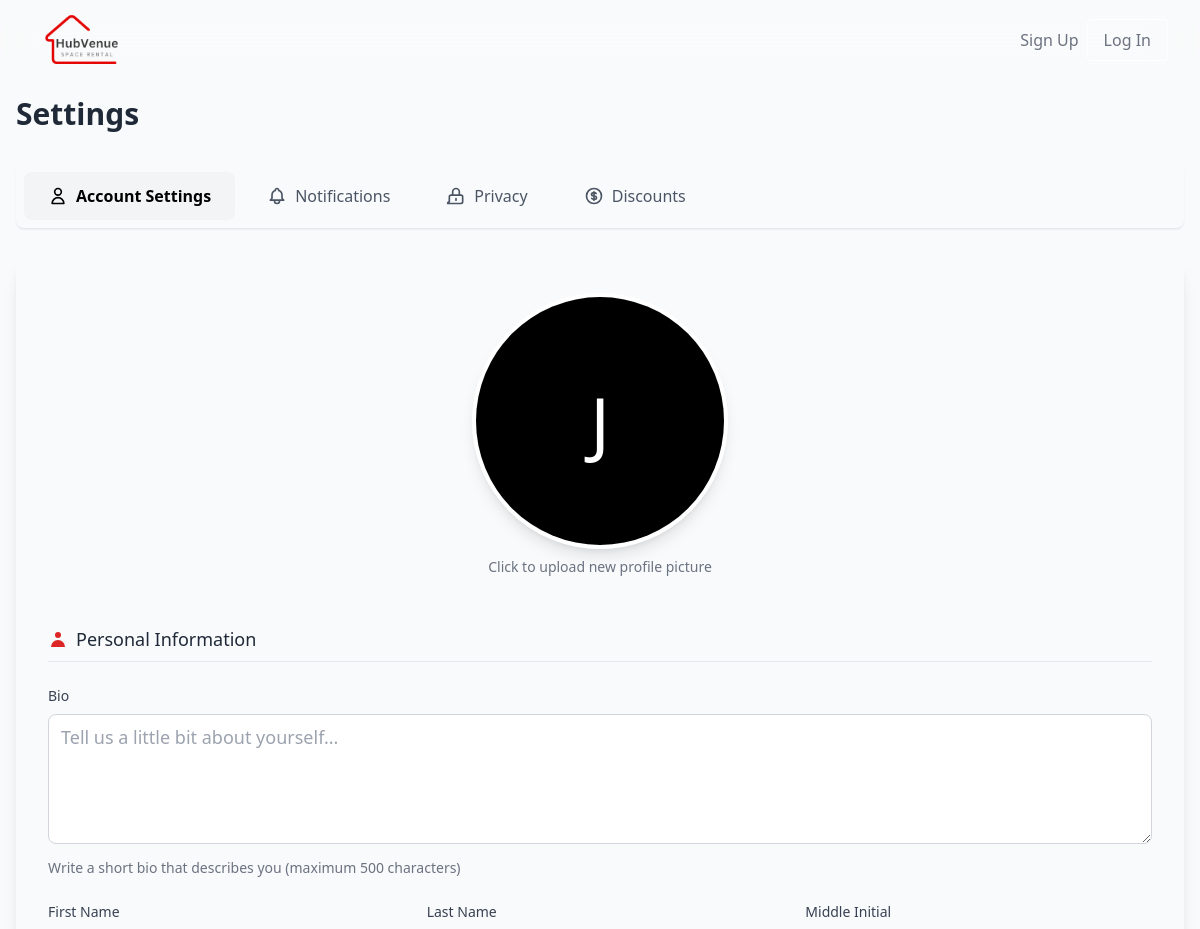
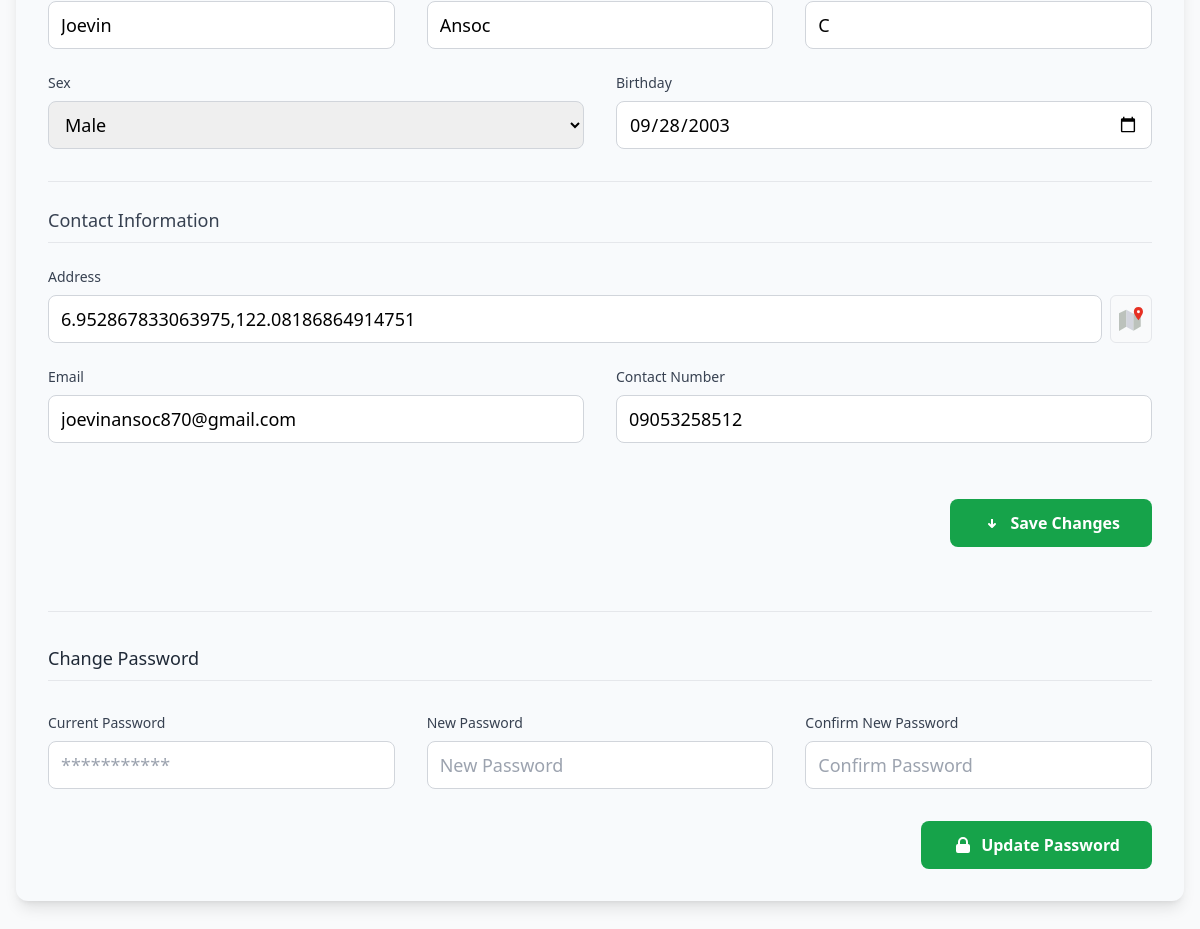
The page /settings.php on the database its author committed (2 pictures, top to bottom).
### tables this page shows
CREATE TABLE `users` (
  `id` int(11) NOT NULL,
  `firstname` varchar(50) NOT NULL,
  `lastname` varchar(50) NOT NULL,
  `middlename` varchar(50) DEFAULT NULL,
  `sex_id` int(11) NOT NULL,
  `user_type_id` int(11) NOT NULL,
  `birthdate` date NOT NULL,
  `contact_number` varchar(50) NOT NULL,
  `address` varchar(255) NOT NULL,
  `profile_pic` text DEFAULT NULL,
  `bio` text DEFAULT NULL,
  `email` varchar(50) NOT NULL,
  `password` varchar(255) NOT NULL,
  `is_Verified` enum('Verified','Not Verified') NOT NULL DEFAULT 'Not Verified',
  `verification_Token` text NOT NULL,
  `remember_token` text DEFAULT NULL,
  `token_expiry` datetime DEFAULT NULL,
  `reset_token` text DEFAULT NULL,
  `reset_token_expiry` datetime DEFAULT NULL,
  `created_at` timestamp NOT NULL DEFAULT current_timestamp(),
  `updated_at` timestamp NOT NULL DEFAULT current_timestamp() ON UPDATE current_timestamp()
);

CREATE TABLE `sex_sub` (
  `id` int(11) NOT NULL,
  `name` varchar(50) NOT NULL
);

### settings.php (the view, shortened to what the rows shown need)
<?php
require_once './classes/account.class.php';
require_once './api/coorAddressVerify.api.php';
$accountObj = new Account();
$USER_ID = isset($_SESSION['user']) ? $_SESSION['user'] : null;
$user = $accountObj->getUser($USER_ID);
$address = getAddressByCoordinates($user['address']);
?>
<!DOCTYPE html>
<html lang="en">
<head>
    <link rel="stylesheet" href="./output.css">
    <link href="https://cdnjs.cloudflare.com/ajax/libs/font-awesome/5.15.3/css/all.min.css" rel="stylesheet" />
    <link rel="stylesheet" href="https://unpkg.com/leaflet@1.9.4/dist/leaflet.css" />
</head>
<body class="bg-gray-50">
    <main class="w-full px-4 py-8 min-h-screen">
        <div class="max-w-7xl mt-16 mx-auto">
            <h1 class="text-3xl font-bold mb-8 text-gray-800">Settings</h1>
            <div class="bg-slate-50 rounded-xl shadow-lg p-8">
                <div id="account-settings"
                    class="transition-all duration-200 ease-in-out transform opacity-100 translate-x-0">
                    <div class="max-w-7xl mx-auto">
                        <form class="space-y-8" id="updateUserInfoForm">
                            <div class="mb-12 flex flex-col items-center">
                                <div class="relative group">
                                    <div class="w-64 h-64 rounded-full overflow-hidden border-4 border-white shadow-lg">
                                        <?php
                                        if ($user['profile_pic'] == null) {
                                            echo '<div id="profilePlaceholder" class="h-full w-full object-cover text-7xl bg-black text-white flex items-center justify-center">';
                                            echo htmlspecialchars($user["firstname"][0]);
                                            echo '</div>';
                                        } else {
                                            echo '<img id="settingsProfileImage" name="profile_image" src="./' . htmlspecialchars($user["profile_pic"]) . '" alt="Profile Picture" class="w-full h-full object-cover">';
                                        }
                                        ?>
                                    </div>
                                </div>
                            </div>
                            <div class="space-y-6">
                                <div class="grid grid-cols-1 lg:grid-cols-3 gap-8">
                                    <div class="space-y-2">
                                        <label class="block text-sm font-medium text-gray-700">First Name</label>
                                        <input type="text" name="firstname"
                                            value="<?php echo htmlspecialchars($user['firstname']); ?>"
                                            class="w-full h-12 px-3 py-2 text-lg border border-gray-300 rounded-lg focus:outline-none focus:ring-2 focus:ring-black focus:border-black transition-colors">
                                    </div>
                                    <div class="space-y-2">
                                        <label class="block text-sm font-medium text-gray-700">Last Name</label>
                                        <input type="text" name="lastname"
                                            value="<?php echo htmlspecialchars($user['lastname']); ?>"
                                            class="w-full h-12 px-3 py-2 text-lg border border-gray-300 rounded-lg focus:outline-none focus:ring-2 focus:ring-black focus:border-black transition-colors">
                                    </div>
                                    <div class="space-y-2">
                                        <label class="block text-sm font-medium text-gray-700">Middle Initial</label>
                                        <input type="text" name="middlename"
                                            value="<?php echo htmlspecialchars($user['middlename']); ?>"
                                            class="w-full h-12 px-3 py-2 text-lg border border-gray-300 rounded-lg focus:outline-none focus:ring-2 focus:ring-black focus:border-black transition-colors">
                                    </div>
                                </div>
                                <div class="grid grid-cols-1 lg:grid-cols-2 gap-8">
                                    <div class="space-y-2">
                                        <label class="block text-sm font-medium text-gray-700">Sex</label>
                                        <select name="sex"
                                            class="w-full h-12 px-3 py-2 text-lg border border-gray-300 rounded-lg focus:outline-none focus:ring-2 focus:ring-black focus:border-black transition-colors">
                                            <option value="Male" <?php echo htmlspecialchars($user['sex']) === "Male" ? "selected" : ""; ?>>Male</option>
                                        </select>
                                    </div>
                                    <div class="space-y-2">
                                        <label class="block text-sm font-medium text-gray-700">Birthday</label>
                                        <input type="date" name="birthdate"
                                            value="<?php echo htmlspecialchars($user['birthdate']); ?>"
                                            class="w-full h-12 px-3 py-2 text-lg border border-gray-300 rounded-lg focus:outline-none focus:ring-2 focus:ring-black focus:border-black transition-colors">
                                    </div>
                                </div>
                            </div>
                            <div class="space-y-6 pt-6 border-t">
                                <div class="space-y-2">
                                    <div class="flex gap-2">
                                        <input type="text" name="address" id="address" readonly
                                            value="<?php echo htmlspecialchars($address); ?>"
                                            class="w-full h-12 px-3 py-2 text-lg border border-gray-300 rounded-lg focus:outline-none focus:ring-2 focus:ring-black focus:border-black transition-colors"
                                            placeholder="Enter your address">
                                        <button id="maps-button"
                                            class=" border bg-gray-50 hover:bg-gray-100 duration-150 p-2 rounded-md">
                                        </button> </button>
                                    </div>
                                </div>
                                <div class="grid grid-cols-1 lg:grid-cols-2 gap-8">
                                    <div class="space-y-2">
                                        <label class="block text-sm font-medium text-gray-700">Email</label>
                                        <input type="email" name="email"
                                            value="<?php echo htmlspecialchars($user['email']); ?>"
                                            class="w-full h-12 px-3 py-2 text-lg border border-gray-300 rounded-lg focus:outline-none focus:ring-2 focus:ring-black focus:border-black transition-colors"
                                            placeholder="your.email@example.com">
                                    </div>
                                    <div class="space-y-2">
                                        <label class="block text-sm font-medium text-gray-700">Contact Number</label>
                                        <input type="tel" name="contact"
                                            value="<?php echo htmlspecialchars($user['contact_number']); ?>"
                                            class="w-full h-12 px-3 py-2 text-lg border border-gray-300 rounded-lg focus:outline-none focus:ring-2 focus:ring-black focus:border-black transition-colors"
                                            placeholder="09XX XXX XXXX">
                                    </div>
                                </div>
                            </div>
                        </form>
                    </div>
                </div>
            </div>
        </div>
    </main>
</body>
</html>

### rows shown on the page
users: firstname "J", firstname "Joevin", lastname "Ansoc", middlename "C", birthdate "09/28/2003", address "6.952867833063975,122.08186864914751", email "joevinansoc870@gmail.com", contact "09053258512"
sex_sub: sex "Male"
